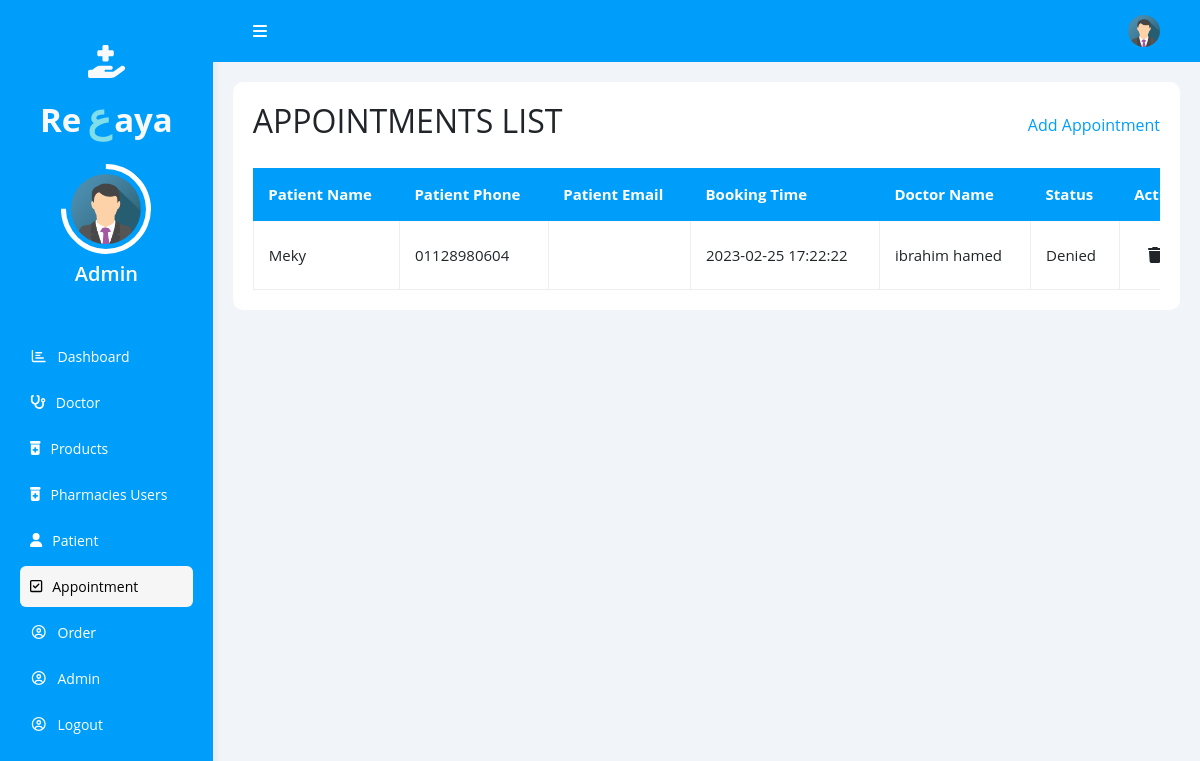
Before: /dashboard/appointment.php (signed in) with the older database file.
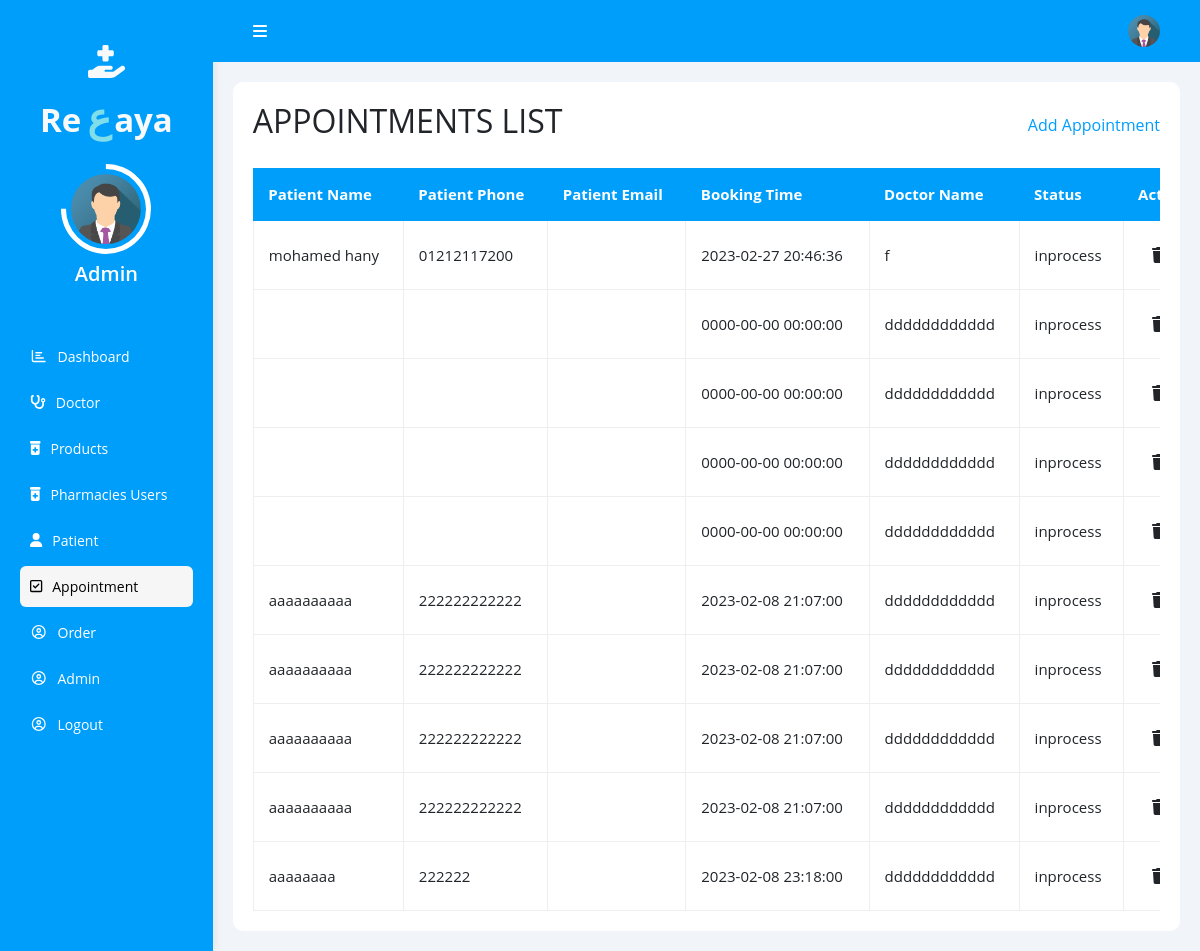
After: the same page with the newer database file.
### tables this page shows
CREATE TABLE `appointment` (
  `appointmentId` int(11) NOT NULL,
  `patientName` varchar(255) DEFAULT NULL,
  `doctorId` int(11) DEFAULT NULL,
  `department` varchar(255) DEFAULT NULL,
  `date` datetime NOT NULL DEFAULT current_timestamp() ON UPDATE current_timestamp(),
  `status` varchar(255) DEFAULT NULL,
  `patient_adress` varchar(255) NOT NULL,
  `patient_phone` varchar(255) NOT NULL,
  `patient_email` varchar(255) NOT NULL,
  `doctor_name` varchar(255) NOT NULL,
  `user_id` int(11) DEFAULT NULL
);

### dashboard/appointment.php (the view, shortened to what the changed rows need)
<?php
@include '../componant/config.php';
?>
<!DOCTYPE html>
<html lang="en">
<head>
    <link rel="stylesheet" href="../css/bootstrap.min.css" />
    <link rel="stylesheet" href="../css/all.min.css" />
    <link rel="stylesheet" href="../css/dashboard.css" />
</head>
<body>
    <div class="page d-flex">
        <div class="content">
            <?php
$select = mysqli_query($conn, "SELECT * FROM appointment ");
?>
            <div class="patient bg-white">
                <div class="table-header">
                    <h2>APPOINTMENTS LIST</h2>
                </div>
                <div class="responsive-table">
                    <table>
                        <thead>
                            <tr>
                                <td>Patient Name</td>
                                <td>Patient Phone</td>
                                <td>Patient Email</td>
                                <td>Booking Time</td>
                                <td>Doctor Name</td>
                                <td>Status</td>
                                <td>Action</td>
                            </tr>
                        </thead>
                        <tbody>
                            <tr>
                                <?php while ($row = mysqli_fetch_assoc($select)) { ?>
                            <tr>
                                <td>
                                    <?php echo $row['patientName']; ?>
                                </td>
                                <td>
                                    <?php echo $row['patient_phone']; ?>
                                </td>
                                <td>
                                </td>
                                <td>
                                    <?php echo $row['date']; ?>
                                </td>
                                <td>
                                    <?php echo $row['doctor_name']; ?>
                                </td>
                                <td>
                                    <?php echo $row['status']; ?>
                                </td>
                                <td>
                                    <a href="appointment.php?delete=<?php echo $row['appointmentId']; ?>" class="btn">
                                        <i class="fas fa-trash"></i>
                                        delete </a>
                                </td>
                            </tr>
                            </tr>
                        </tbody>
                        <?php } ?>
                    </table>
                </div>
            </div>
        </div>
    </div>
</body>
</html>

Changed rows visible on the page:
removed appointment: patientName "Meky", patient_phone "01128980604", date "2023-02-25 17:22:22", doctor_name "ibrahim hamed", status "Denied"
added appointment: patientName "mohamed hany", patient_phone "01212117200", date "2023-02-27 20:46:36", doctor_name "f", status "inprocess"
added appointment: date "0000-00-00 00:00:00", doctor_name "dddddddddddd", status "inprocess"
added appointment: date "0000-00-00 00:00:00", doctor_name "dddddddddddd", status "inprocess"
added appointment: date "0000-00-00 00:00:00", doctor_name "dddddddddddd", status "inprocess"
added appointment: date "0000-00-00 00:00:00", doctor_name "dddddddddddd", status "inprocess"
added appointment: patientName "aaaaaaaaaa", patient_phone "222222222222", date "2023-02-08 21:07:00", doctor_name "dddddddddddd", status "inprocess"
added appointment: patientName "aaaaaaaaaa", patient_phone "222222222222", date "2023-02-08 21:07:00", doctor_name "dddddddddddd", status "inprocess"
added appointment: patientName "aaaaaaaaaa", patient_phone "222222222222", date "2023-02-08 21:07:00", doctor_name "dddddddddddd", status "inprocess"
added appointment: patientName "aaaaaaaaaa", patient_phone "222222222222", date "2023-02-08 21:07:00", doctor_name "dddddddddddd", status "inprocess"
added appointment: patientName "aaaaaaaa", patient_phone "222222", date "2023-02-08 23:18:00", doctor_name "dddddddddddd", status "inprocess"
